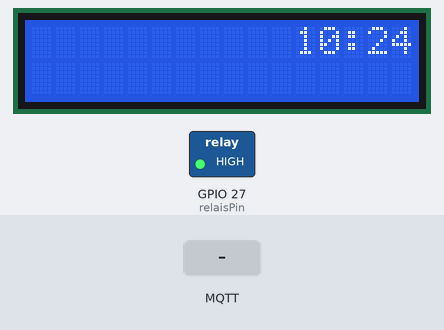
Recording of a sketch running on a simulated ESP32. Parts: 16×2 character LCD, switched loads named in the sketch (green lamp = pin HIGH). The test bench sets the inputs (shaded band). WiFi joins after 1.5 s; servers stay silent unless stated; the local clock reads 2024-03-15 10:24:30 at power-on unless the sketch sets it; no MQTT or app messages arrive unless stated; what the sketch prints to the serial monitor is not drawn.

Above: at 4.8 s.
4.9 s: MQTT message "1" arrives on the first subscribed topic
At 5.7 s:
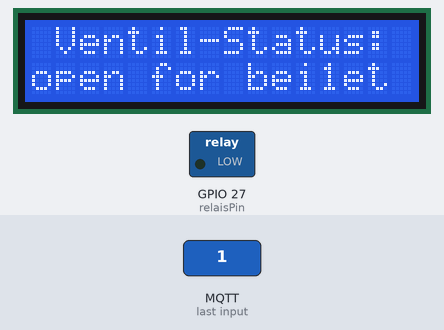
7.9 s: MQTT message "0" arrives on the second subscribed topic
At 8.5 s:
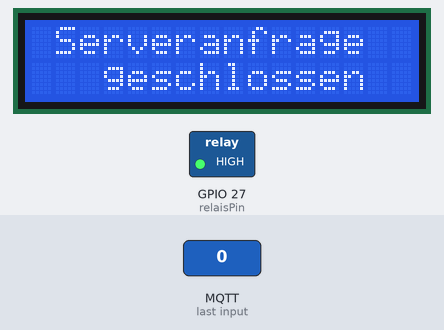
10.1 s: MQTT message "90" arrives on the first subscribed topic
At 11.0 s:
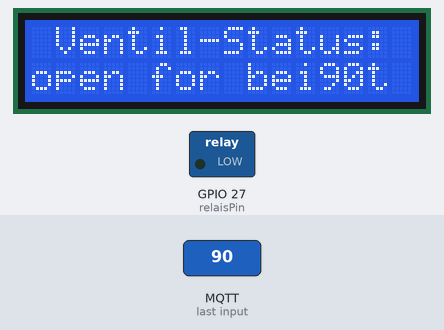
11.6 s: MQTT message "200" arrives on the first subscribed topic
At 12.2 s:
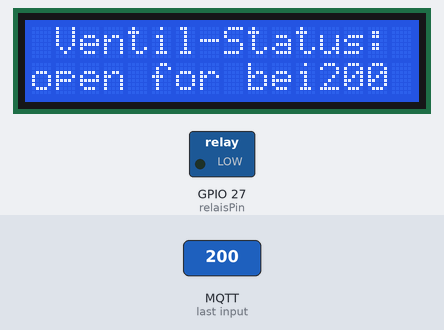
13.1 s: MQTT message "0" arrives on the first subscribed topic
At 13.7 s:
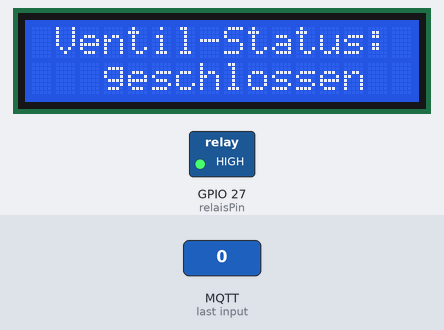
Timing chart, 0 to 16.1 s (numbered marks = the images above; inputs shaded):
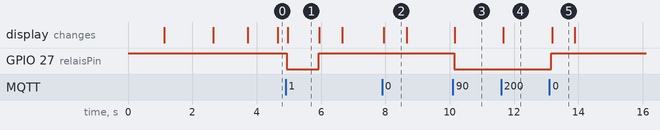

Measured:
- after the input at 4.9 s, GPIO 27 (relaisPin): HIGH → LOW at once, → HIGH 1.0 s later; the display: changes after 0.06 s (image 1)
- after the input at 7.9 s, the display: changes after 0.05 s (image 2)
- after the input at 10.1 s, GPIO 27 (relaisPin): HIGH → LOW at once; the display: changes after 0.06 s (image 3)
- after the input at 11.6 s, the display: changes after 0.06 s (image 4)
- after the input at 13.1 s, GPIO 27 (relaisPin): LOW → HIGH after 0.06 s; the display: changes after 0.08 s (image 5)
- what the display in image 1 shows lasts 1.0 s, from 5.0 s to 6.0 s
- what the display in image 2 shows lasts 0.7 s, from 8.0 s to 8.7 s

The sketch:

valve.ino
```cpp
#include "valve_config.h"

#include <WiFi.h>
WiFiClient espClient;

#include "time.h"
const long gmtOffset_sec = 3600;   // GMT +1: 3600 Sekunden Offset
const int daylightOffset_sec = 0;  // Lass die Anpassung automatisch erfolgen
struct tm timeinfo;                // Deklariere timeinfo als globale Variable
String hhmm;

#include <PubSubClient.h>
PubSubClient client(espClient);

#include <Wire.h>
#include <LiquidCrystal_I2C.h>
LiquidCrystal_I2C lcd(0x27, 16, 2);

unsigned long startZeit = 0;  // Speichert den Startzeitpunkt der Verzögerung
int verzogerungsDauer = 0;    // Speichert die Dauer der Verzögerung in Sekunden
bool timerAktiv = false;      // Flag, um zu überprüfen, ob der Timer läuft


void setup() {

  pinMode(relaisPin, OUTPUT);
  digitalWrite(relaisPin, HIGH);

  Serial.begin(115200);
  Wire.begin(SDA_PIN, SCL_PIN);
  lcd.init();
  lcd.backlight();
  lcd.setCursor(2, 0);
  lcd.print("Hello World!");
  lcd.setCursor(0, 1);
  lcd.print("Modul is booting");
  delay(1000);

  setup_wifi();
  initializeTime();

  client.setServer(mqtt_server, mqtt_port);
  client.setCallback(callback);
}

void loop() {
  if (!client.connected()) {
    reconnect();
  }
  client.loop();

  if (timerAktiv) {
    if (millis() - startZeit >= verzogerungsDauer * 1000) {  // VerzögerungsDauer in Millisekunden umrechnen
      closeValve();
    }
  } else {
    updateDisplayData();
  }
}

void closeValve() {
  digitalWrite(relaisPin, HIGH);  // Schalte Pin 27 wieder HIGH -->> Ventil zu
  timerAktiv = false;             // Stoppe den Timer
  Serial.println("Timer abgelaufen, Pin 27 wurde HIGH gesetzt.");

  lcd.setCursor(0, 1);
  lcd.print("   geschlossen   ");

  client.publish(feedback_topic, "Ventil wurde erfolgreich geschlossen");
  delay(700);
}

void callback(char* topic, byte* message, unsigned int length) {
  lcd.setCursor(0, 0);
  lcd.print(" Serveranfrage  ");
  lcd.setCursor(0, 1);
  lcd.print("wird bearbeitet ");

  Serial.print("Message arrived on topic: ");
  Serial.println(topic);

  // Konvertiere die eingehende Nachricht in einen String
  String msg = "";
  for (int i = 0; i < length; i++) {
    msg += (char)message[i];
  }
  Serial.print("Payloud on the toppic: ");
  Serial.println(msg);


  if (strcmp(topic, valve_topic) == 0) {
    handleControlValve(msg);
  } else if (strcmp(topic, notaus_topic) == 0) {
    closeValve();
  } else {
    Serial.print("Unbekanntes Topic: ");
    Serial.println(topic);
    client.publish(feedback_topic, "Ungültiger Befehl übermittelt.");
  }
}

void updateDisplayData() {
  static unsigned long lastUpdate = 0;
  unsigned long currentMillis = millis();

  if (currentMillis - lastUpdate >= 2000) {  // Prüfe, ob 2 Sekunden vergangen sind
    lastUpdate = currentMillis;              // Aktualisiere die letzte Aktualisierungszeit
    lcd.clear();
    printHHMM();  // Aktualisiere die Zeit am Ende der ersten Zeile, die Funktion kümmert sich um die korrekte Position
  }
}


void handleControlValve(String message) {
  int messageValue = message.toInt();

  if (messageValue >= 0 && messageValue <= 3600) {
    Serial.print("Empfangener Wert: ");
    Serial.println(messageValue);

    verzogerungsDauer = messageValue;  // Speichere die Verzögerungsdauer
    digitalWrite(relaisPin, LOW);      // Schalte Pin 27 LOW
    startZeit = millis();              // Speichere den Startzeitpunkt
    timerAktiv = true;                 // Starte den Timer

    lcd.setCursor(0, 0);
    lcd.print(" Ventil-Status: ");
    lcd.setCursor(0, 1);
    lcd.print("open for ");
    lcd.setCursor(12, 1);
    lcd.print(messageValue);

    Serial.println("Pin 27 wurde LOW gesetzt. Timer gestartet.");
    client.publish(feedback_topic, "Ventil wurde erfolgreich geöffnet");


  } else {
    // Der Wert liegt außerhalb des zulässigen Bereichs oder die Konvertierung war nicht erfolgreich
    Serial.println("Empfangener Wert ist ungültig.");
    client.publish(feedback_topic, "Ungültiger Bewässerungsintervall");
  }
}


void reconnect() {
  while (!client.connected()) {
    lcd.setCursor(0, 0);
    lcd.print("  MQTT Status:  ");
    lcd.setCursor(0, 1);
    lcd.print("   connecting   ");
    delay(850);

    Serial.println("Attempting MQTT connection...");
    if (client.connect(clientname, clientname, mqtt_password)) {
      lcd.setCursor(0, 1);
      lcd.print("   connected    ");
      Serial.println("Connected to MQTT broker");
      client.subscribe(valve_topic, 1);
      client.subscribe(notaus_topic, 1);

    } else {
      Serial.print("Failed, rc=");
      int clientState = client.state();
      Serial.print(clientState);
      lcd.setCursor(0, 1);
      lcd.print("  errorcode: ");
      lcd.setCursor(14, 1);
      lcd.print(clientState);
      Serial.println(" Retrying in 5 seconds...");
      delay(5000);
    }
  }
}

void setup_wifi() {
  delay(10);
  lcd.setCursor(0, 0);
  lcd.print("  WLAN Staus:  ");
  lcd.setCursor(0, 1);
  lcd.print(" not connected  ");

  Serial.println("Connecting to WiFi...");
  WiFi.begin(WIFI_SSID, WIFI_PASSWORD);
  while (WiFi.status() != WL_CONNECTED) {
    delay(500);
    Serial.print(".");
  }

  lcd.setCursor(0, 1);
  lcd.print("   connected    ");

  Serial.println("");
  Serial.println("WiFi connected");
  delay(1000);
}

void initializeTime() {
  // Konfiguriere Zeitserver und Zeitzone
  configTime(gmtOffset_sec, daylightOffset_sec, ntpServer);
  lcd.setCursor(0, 0);
  lcd.print("   Timeserver   ");
  lcd.setCursor(0, 1);
  lcd.print(" not connected  ");


  Serial.println("Warte auf Zeit synchronisation...");
  while (!getLocalTime(&timeinfo)) {
    Serial.print(".");
    delay(1000);
  }
  Serial.print("Zeit synchronisiert: ");
  Serial.println(getHHMM());


  lcd.setCursor(0, 1);
  lcd.print("   connected    ");
}

String getHHMM() {
  if (!getLocalTime(&timeinfo)) {
    return "Fehler";  // Falls keine Zeit abgerufen werden kann
  }
  char timeString[6];  // HH:MM + Null-Terminator
  strftime(timeString, sizeof(timeString), "%H:%M", &timeinfo);
  return String(timeString);  // Konvertiere den char-Array in ein String-Objekt und gebe es zurück
}

void printHHMM() {
  Serial.println("Zeit wird auf dem Display aktualisiert");
  hhmm = getHHMM();
  lcd.setCursor(11, 0);
  lcd.print(hhmm);
  Serial.print("Aktuelle Zeit: ");
  Serial.println(hhmm);
}
```

valve_config.h
```cpp
// WLAN
#define WIFI_SSID "DEINWLANNAME"
#define WIFI_PASSWORD "DEINWLANPW"

//NTP Time Server
#define ntpServer "time.cloudflare.com"

//MQTT Config
#define clientname "kopenhagen"
#define mqtt_password "DEINMQTTPW"
#define mqtt_server "wateringvision.de"
#define mqtt_port 1883

//MQTT Topics
#define feedback_topic "/feedback/kopenhagen"
#define valve_topic "/operateValve/kopenhagen"
#define notaus_topic "/notaus/kopenhagen"

//I2C
#define SDA_PIN 0
#define SCL_PIN 4

//Valve
#define relaisPin 27
```
